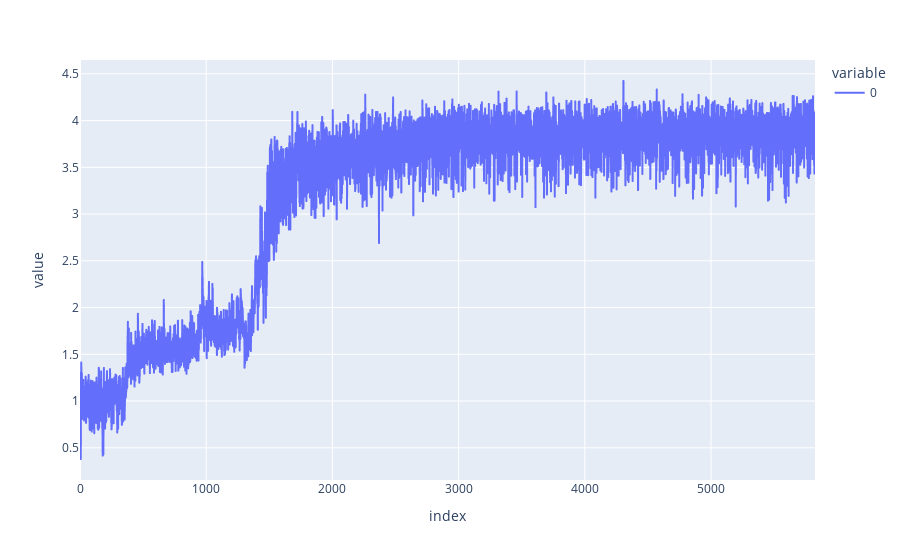

The code cell stored with this chart in its notebook:
### Code cell
px.line(nearest_distances)

### Figure 1 — Plotly figure (JSON) as saved in the notebook; plotly's stock layout.template omitted (floating-point values rounded to 4 significant figures; data arrays with more than 128 entries replaced by an {"elided": "..."} marker saying what was removed)
{"data": [{"hovertemplate": "variable=0<br>index=%{x}<br>value=%{y}<extra></extra>", "legendgroup": "0", "line": {"color": "#636efa", "dash": "solid"}, "marker": {"symbol": "circle"}, "mode": "lines", "name": "0", "showlegend": true, "type": "scattergl", "x": {"elided": "5825 int values"}, "xaxis": "x", "y": {"elided": "5825 float values"}, "yaxis": "y"}], "layout": {"legend": {"title": {"text": "variable"}, "tracegroupgap": 0}, "margin": {"t": 60}, "xaxis": {"anchor": "y", "domain": [0, 1], "title": {"text": "index"}}, "yaxis": {"anchor": "x", "domain": [0, 1], "title": {"text": "value"}}}}
